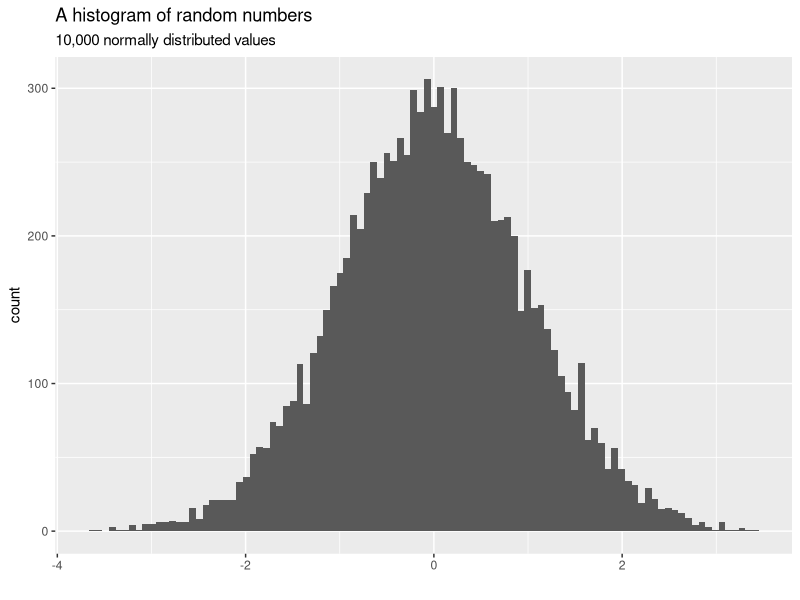

Generate this figure with R:
## ---- chunk 1
knitr::opts_chunk$set(echo = TRUE)
## ---- chunk 2
library(tidyverse)
dt = tibble(numbers = rnorm(10000), 
            letters = sample(LETTERS[1:5], 10000, replace = TRUE))

dt %>% ggplot(aes(x =numbers )) +
  geom_histogram(bins = 100) +
  labs(title = 'A histogram of random numbers', 
       subtitle = '10,000 normally distributed values', 
       x = '')
  
## ---- chunk 3
library(knitr)

dt %>%
  head() %>%
  kable(digits = 4)
## ---- chunk 4
dt %>%
  head()
